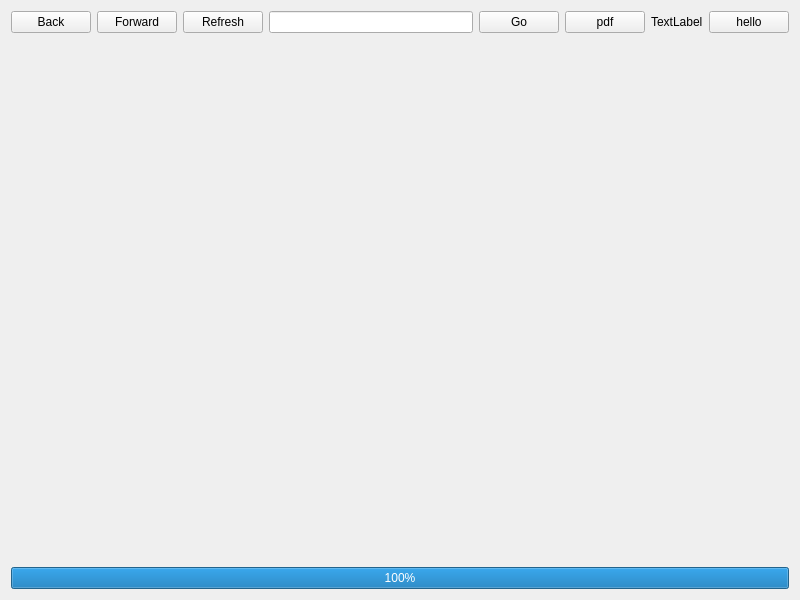
<?xml version="1.0" encoding="UTF-8"?>
<ui version="4.0">
 <class>MainWindow</class>
 <widget class="QMainWindow" name="MainWindow">
  <property name="geometry">
   <rect>
    <x>0</x>
    <y>0</y>
    <width>800</width>
    <height>600</height>
   </rect>
  </property>
  <property name="windowTitle">
   <string>MainWindow</string>
  </property>
  <widget class="QWidget" name="centralWidget">
   <layout class="QVBoxLayout" name="verticalLayout_2">
    <item>
     <layout class="QHBoxLayout" name="horizontalLayout">
      <property name="topMargin">
       <number>0</number>
      </property>
      <item>
       <widget class="QPushButton" name="pushButton_back">
        <property name="text">
         <string>Back</string>
        </property>
       </widget>
      </item>
      <item>
       <widget class="QPushButton" name="pushButton_forward">
        <property name="text">
         <string>Forward</string>
        </property>
       </widget>
      </item>
      <item>
       <widget class="QPushButton" name="pushButton_refresh">
        <property name="text">
         <string>Refresh</string>
        </property>
       </widget>
      </item>
      <item>
       <widget class="QLineEdit" name="lineEdit"/>
      </item>
      <item>
       <widget class="QPushButton" name="pushButton_go">
        <property name="text">
         <string>Go</string>
        </property>
       </widget>
      </item>
      <item>
       <widget class="QPushButton" name="pushButton_pdf">
        <property name="text">
         <string>pdf</string>
        </property>
       </widget>
      </item>
      <item>
       <widget class="QLabel" name="label">
        <property name="text">
         <string>TextLabel</string>
        </property>
       </widget>
      </item>
      <item>
       <widget class="QPushButton" name="pushButton_hello">
        <property name="text">
         <string>hello</string>
        </property>
       </widget>
      </item>
     </layout>
    </item>
    <item>
     <widget class="QFrame" name="webviewFrame">
      <property name="sizePolicy">
       <sizepolicy hsizetype="Preferred" vsizetype="Expanding">
        <horstretch>0</horstretch>
        <verstretch>0</verstretch>
       </sizepolicy>
      </property>
      <layout class="QVBoxLayout" name="verticalLayout"/>
     </widget>
    </item>
    <item>
     <widget class="QProgressBar" name="progressBar">
      <property name="value">
       <number>100</number>
      </property>
     </widget>
    </item>
   </layout>
  </widget>
 </widget>
 <layoutdefault spacing="6" margin="11"/>
 <resources/>
 <connections/>
</ui>
